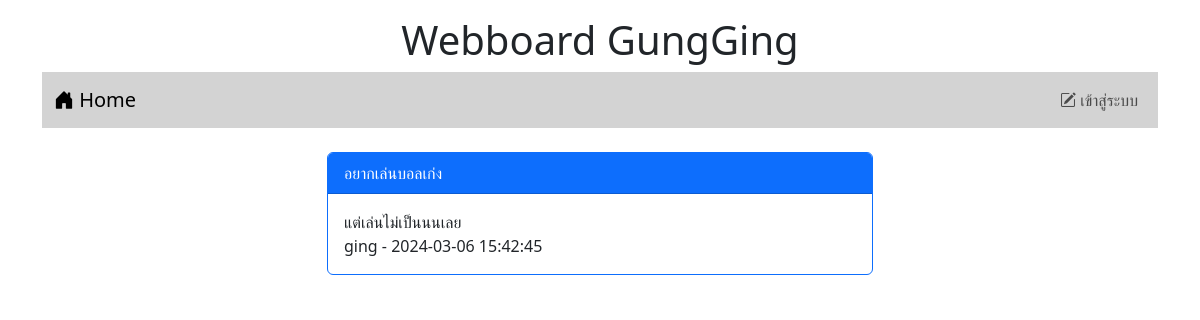
/post.php?id=2, run on the app's committed database.
### tables this page shows
CREATE TABLE `post` (
  `id` int(11) NOT NULL,
  `title` varchar(128) NOT NULL,
  `content` varchar(2048) NOT NULL,
  `post_date` datetime NOT NULL,
  `cat_id` int(11) NOT NULL,
  `user_id` int(11) NOT NULL
);

CREATE TABLE `user` (
  `id` int(11) NOT NULL,
  `login` varchar(32) NOT NULL,
  `password` varchar(64) NOT NULL,
  `name` varchar(64) NOT NULL,
  `gender` char(1) NOT NULL,
  `email` varchar(32) NOT NULL,
  `role` char(1) NOT NULL
);

### post.php (the view, shortened to what this page needs)
<!DOCTYPE html>
<html lang="en">
<head>
    <link rel="stylesheet" href="bootstrap-5.3.2-dist/css/bootstrap.min.css">
    <link rel="stylesheet" href="https://cdn.jsdelivr.net/npm/bootstrap-icons@1.11.3/font/bootstrap-icons.min.css">
</head>
<body>
  <div class="container-lg">
   <h1 style="text-align: center;" class="mt-3">Webboard GungGing</h1>
   <?php include "nav.php" ?>
   <div class="row mt-4">
    <div class="col-lg-3 col-md-2 col-sm-1"></div>
    <div class="col-lg-6 col-md-8 col-sm-10">
    <?php
    $conn=new PDO("mysql:host=localhost;dbname=webboard;charset=utf8","root","");
    $sql="select post.title,post.content,post.post_date,user.login from post inner join user on
    (post.user_id=user.id) where post.id=$_GET[id]";
    $result=$conn->query($sql);
    while($row=$result->fetch()){
       echo "<div class= 'card border-primary'>";
       echo "<div class='card-header bg-primary text-white'>$row[0]</div>";
       echo"<div class='card-body'>$row[1]<br>$row[3] - $row[2]</div>";
       echo"</div><br>";
    }
    ?>
    </div>
<div class="col-lg-3 col-md-2 col-sm-1"></div>
   </div>
  </div>
</body>
</html>

### data on the page
post: title "อยากเล่นบอลเก่ง", content "แต่เล่นไม่เป็นนนเลย", user.login "ging", post_date "2024-03-06 15:42:45"
